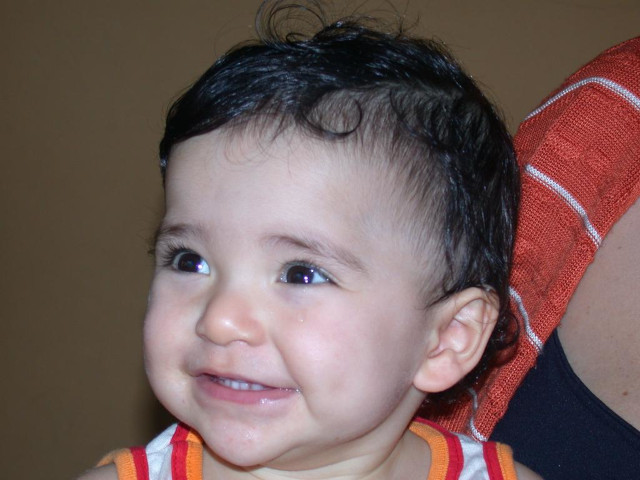
//> input picture tutorial/pdi-new/exemplos/biel.jpg, 640 x 480 px
$ ./dftimage biel.jpg   (built with g++ and OpenCV 4)
//> lines starting //> are read from the running program, lines starting //| are printed output that depends on the picture
#include <iostream>
#include <vector>
#include <opencv2/opencv.hpp>

void swapQuadrants(cv::Mat& image) {
  cv::Mat tmp, A, B, C, D;

  // se a imagem tiver tamanho impar, recorta a regiao para o maior
  // tamanho par possivel (-2 = 1111...1110)
  image = image(cv::Rect(0, 0, image.cols & -2, image.rows & -2));

  int centerX = image.cols / 2;
  int centerY = image.rows / 2;

  // rearranja os quadrantes da transformada de Fourier de forma que
  // a origem fique no centro da imagem
  // A B   ->  D C
  // C D       B A
  A = image(cv::Rect(0, 0, centerX, centerY));
  B = image(cv::Rect(centerX, 0, centerX, centerY));
  C = image(cv::Rect(0, centerY, centerX, centerY));
  D = image(cv::Rect(centerX, centerY, centerX, centerY));

  // swap quadrants (Top-Left with Bottom-Right)
  A.copyTo(tmp);
  D.copyTo(A);
  tmp.copyTo(D);

  // swap quadrant (Top-Right with Bottom-Left)
  C.copyTo(tmp);
  B.copyTo(C);
  tmp.copyTo(B);
}

int main(int argc, char** argv) {
  cv::Mat image, padded, complexImage;
  std::vector<cv::Mat> planos;

  image = imread(argv[1], cv::IMREAD_GRAYSCALE);
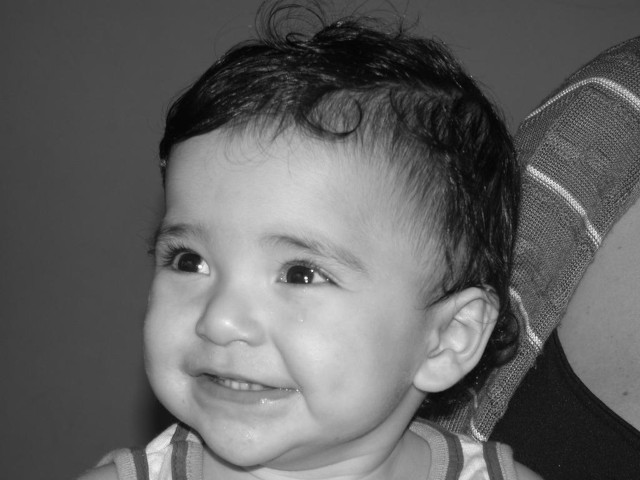
//> image: 480 rows x 640 cols, CV_8UC1; min 0, max 253, mean 98.7
  if (image.empty()) {
    std::cout << "Erro abrindo imagem" << argv[1] << std::endl;
    return EXIT_FAILURE;
  }

  // expande a imagem de entrada para o melhor tamanho no qual a DFT pode ser
  // executada, preenchendo com zeros a lateral inferior direita.
  int dft_M = cv::getOptimalDFTSize(image.rows);
//> dft_M = 480
  int dft_N = cv::getOptimalDFTSize(image.cols);
//> dft_N = 640
  cv::copyMakeBorder(image, padded, 0, dft_M - image.rows, 0, dft_N - image.cols, cv::BORDER_CONSTANT, cv::Scalar::all(0));

  // prepara a matriz complexa para ser preenchida
  // primeiro a parte real, contendo a imagem de entrada
  planos.push_back(cv::Mat_<float>(padded));
  // depois a parte imaginaria com valores nulos
  planos.push_back(cv::Mat::zeros(padded.size(), CV_32F));
//> planos[1]: 480 rows x 640 cols, CV_32FC1; every value is 0

  // combina os planos em uma unica estrutura de dados complexa
  cv::merge(planos, complexImage);

  // calcula a DFT
  cv::dft(complexImage, complexImage);
  swapQuadrants(complexImage);

  // planos[0] : Re(DFT(image)
  // planos[1] : Im(DFT(image)
  cv::split(complexImage, planos);

  // calcula o espectro de magnitude e de fase (em radianos)
  cv::Mat magn, fase;
  cv::cartToPolar(planos[0], planos[1], magn, fase, false);
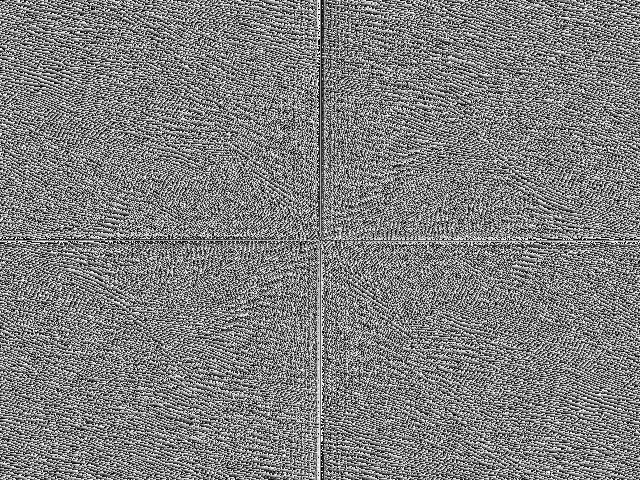
//> fase: 480 rows x 640 cols, CV_32FC1; min 0, max 6.28, mean 3.14; drawn with min black and max white
  cv::normalize(fase, fase, 0, 1, cv::NORM_MINMAX);

  // caso deseje apenas o espectro de magnitude da DFT, use:
  cv::magnitude(planos[0], planos[1], magn);

  // some uma constante para evitar log(0)
  // log(1 + sqrt(Re(DFT(image))^2 + Im(DFT(image))^2))
  magn += cv::Scalar::all(1);

  // calcula o logaritmo da magnitude para exibir
  // com compressao de faixa dinamica
  log(magn, magn);
  cv::normalize(magn, magn, 0, 1, cv::NORM_MINMAX);
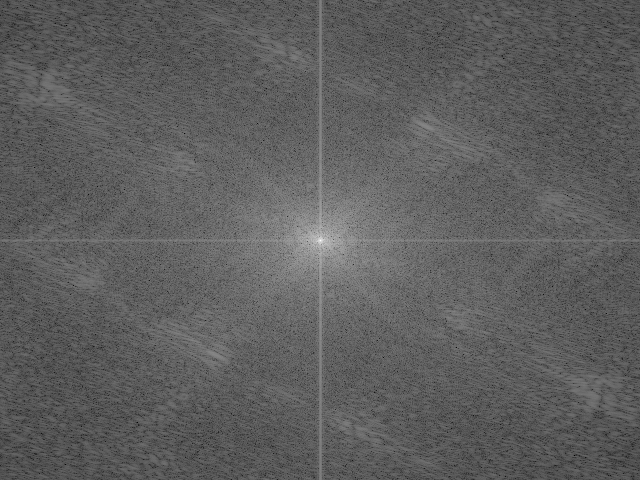
//> magn: 480 rows x 640 cols, CV_32FC1; min 0, max 1, mean 0.37

  // exibe as imagens processadas
  cv::imshow("Imagem", image);
  cv::imshow("Espectro de magnitude", magn);
  cv::imshow("Espectro de fase", fase);

  cv::waitKey();
  return EXIT_SUCCESS;
}

$ run again, on tutorial/pdi-new/exemplos/rotulada.jpg
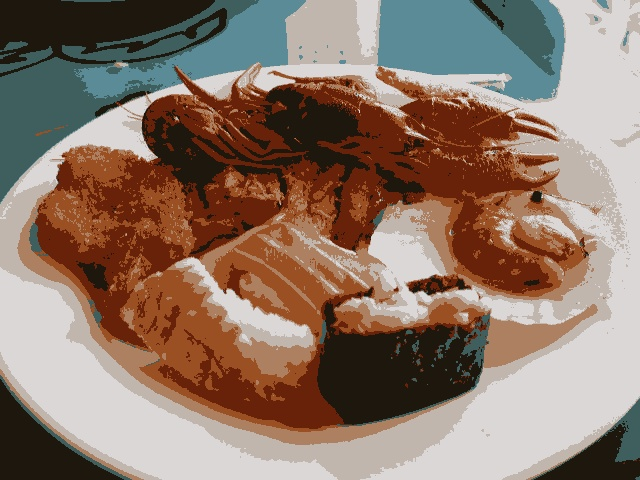
//> input picture tutorial/pdi-new/exemplos/rotulada.jpg, 640 x 480 px
//> `cv::cartToPolar(planos[0], planos[1], magn, fase, false);`:
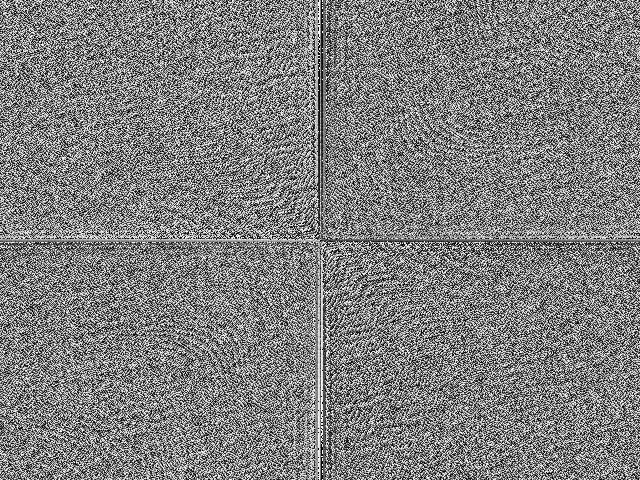
//> fase: 480 rows x 640 cols, CV_32FC1; min 0, max 6.28, mean 3.14; drawn with min black and max white
//> `cv::normalize(magn, magn, 0, 1, cv::NORM_MINMAX);`:
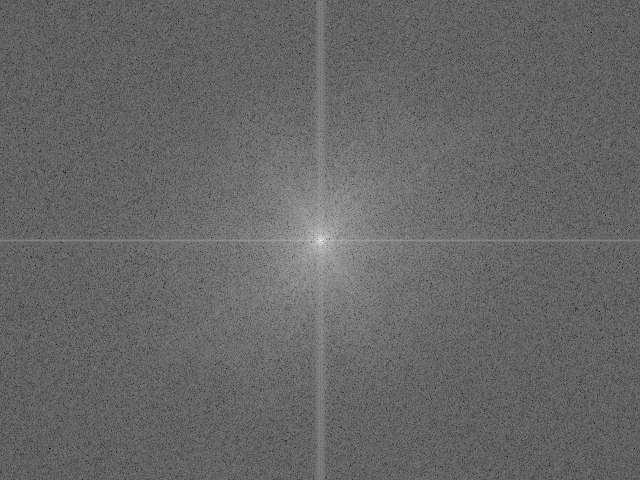
//> magn: 480 rows x 640 cols, CV_32FC1; min 0, max 1, mean 0.404
